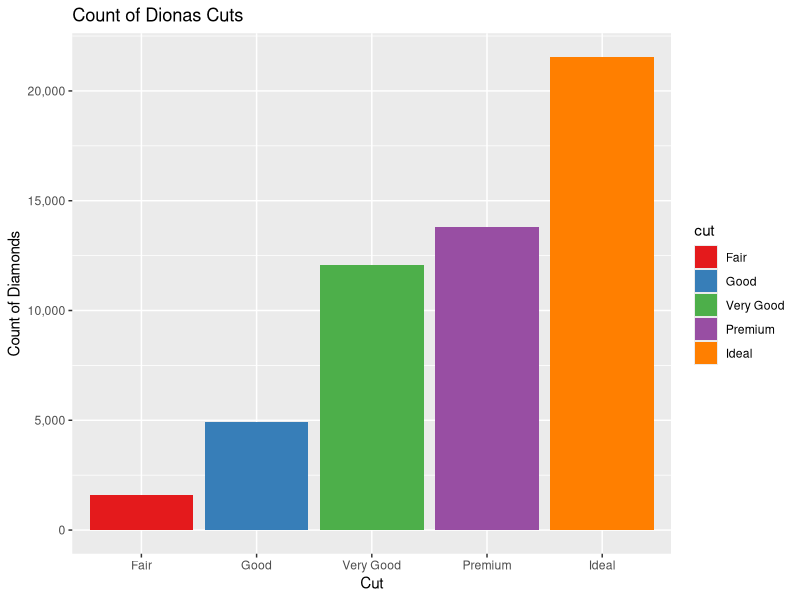
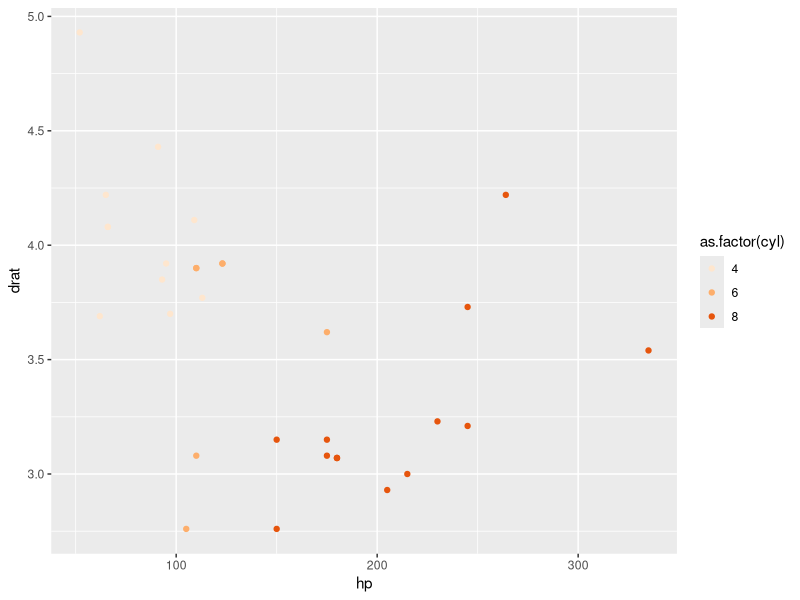
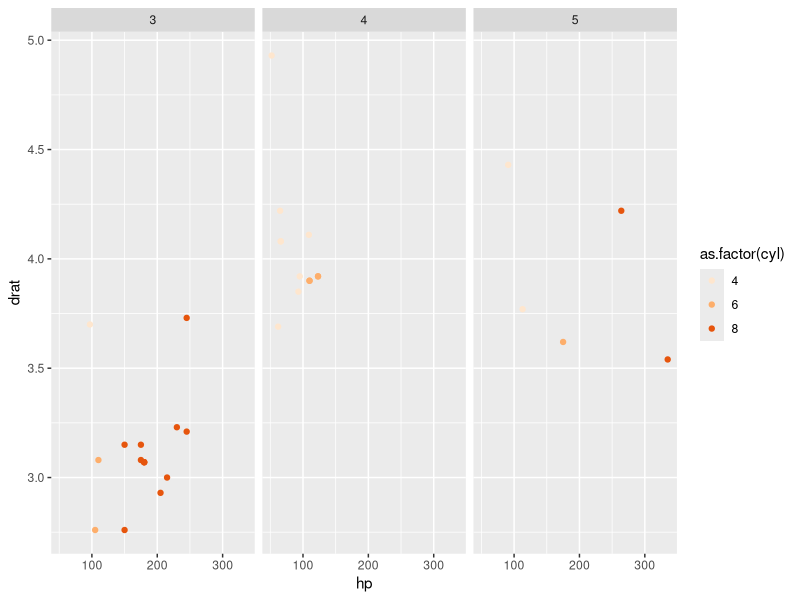
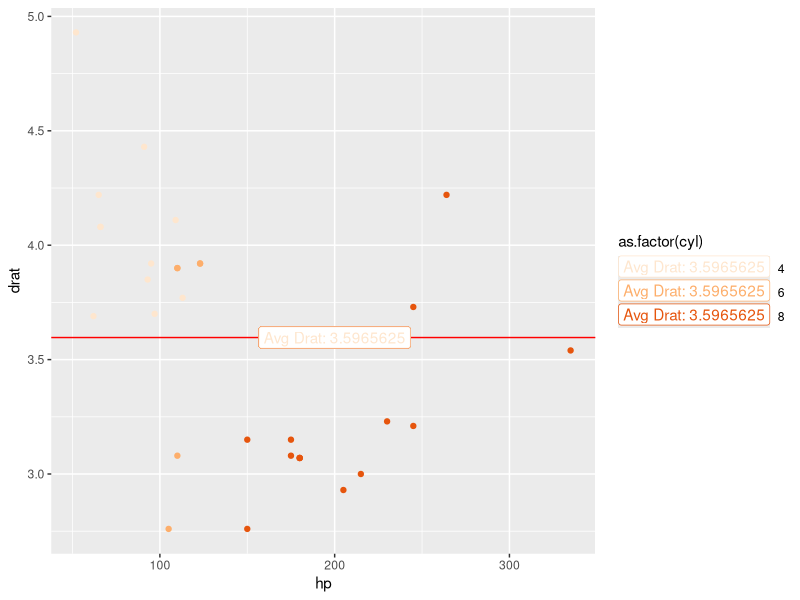

Write R code to recreate these figures, in order. (Note: this script raises an error after producing the figures.)
## ---- chunk 1
# Class 4 ggplot2 Examples
require(ggplot2)
require(plotly)
library(knitr)
opts_chunk$set(fig.width=12, fig.height=8, fig.path='Figs/')
# Data Stuff
require(dplyr)
require(tibble)
require(reshape2)
require(scales)

pdf(NULL)

diamonds <- diamonds
mtcars <- mtcars %>%
  rownames_to_column()
iris <- iris
starwars <- starwars
airquality <- airquality %>%
  mutate(Date = as.Date(paste0("1973-", Month, "-", Day)))
## ---- chunk 2

ggplot(data = diamonds, aes(x=cut, fill=cut))+
  geom_bar(stat = "count")+
  scale_y_continuous(labels = comma)+
  xlab("Cut")+
  ylab("Count of Diamonds")+
  ggtitle("Count of Dionas Cuts")+
  scale_fill_brewer(palette = "Set1")

## ---- chunk 3
ggplot(data = mtcars, aes(x= hp, y=drat, color = as.factor(cyl)))+
  geom_point()+
  scale_color_brewer(palette = "Oranges")
## ---- chunk 4
ggplot(data = mtcars, aes(x= hp, y=drat, color = as.factor(cyl)))+
  geom_point()+
  scale_color_brewer(palette = "Oranges")+
  facet_wrap(~as.factor(gear))
## ---- chunk 5
ggplot(data = mtcars, aes(x= hp, y=drat, color = as.factor(cyl)))+
  geom_point()+
  scale_color_brewer(palette = "Oranges")+
  geom_hline(yintercept = mean(mtcars$drat), color = "red")+
  geom_label(x = 200, y = mean(mtcars$drat), label = paste("Avg Drat:", mean(mtcars$drat)))
## ---- chunk 6
#THIS DONT WORK SOMETHING WRONG WITH THE TEXT
ggploty(
ggplot(data = airquality, aes(x= Date, y = Wind,, group = 1, text = paste0("<b>", Date, "<b>: ", Wind)))+
  geom_point()+
  geom_line(),
  tooltip = "text")
